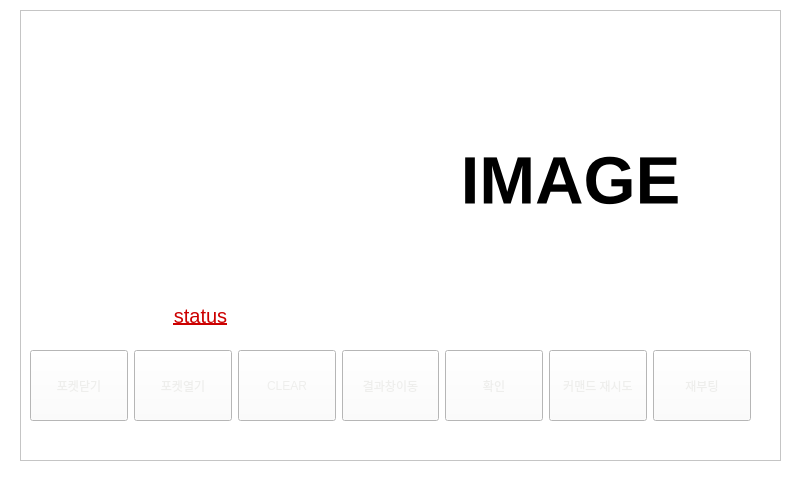
<?xml version="1.0" encoding="UTF-8"?>
<ui version="4.0">
 <class>page_repair</class>
 <widget class="QWidget" name="page_repair">
  <property name="geometry">
   <rect>
    <x>0</x>
    <y>0</y>
    <width>800</width>
    <height>480</height>
   </rect>
  </property>
  <property name="windowTitle">
   <string>Form</string>
  </property>
  <property name="styleSheet">
   <string notr="true">background-color: rgb(255, 255, 255);</string>
  </property>
  <widget class="QPushButton" name="btn_error">
   <property name="geometry">
    <rect>
     <x>180</x>
     <y>140</y>
     <width>451</width>
     <height>191</height>
    </rect>
   </property>
   <property name="font">
    <font>
     <pointsize>40</pointsize>
    </font>
   </property>
   <property name="focusPolicy">
    <enum>Qt::NoFocus</enum>
   </property>
   <property name="styleSheet">
    <string notr="true">color: rgb(239, 41, 41);</string>
   </property>
   <property name="text">
    <string>기기에러</string>
   </property>
  </widget>
  <widget class="QFrame" name="frm_manageMode">
   <property name="geometry">
    <rect>
     <x>20</x>
     <y>10</y>
     <width>761</width>
     <height>451</height>
    </rect>
   </property>
   <property name="styleSheet">
    <string notr="true">#frm_manageMode{
border-image: url(:/image/W1.png);
}</string>
   </property>
   <property name="frameShape">
    <enum>QFrame::StyledPanel</enum>
   </property>
   <property name="frameShadow">
    <enum>QFrame::Raised</enum>
   </property>
   <widget class="QLabel" name="lbl_alarm">
    <property name="geometry">
     <rect>
      <x>10</x>
      <y>10</y>
      <width>341</width>
      <height>51</height>
     </rect>
    </property>
    <property name="font">
     <font>
      <pointsize>15</pointsize>
     </font>
    </property>
    <property name="text">
     <string/>
    </property>
   </widget>
   <widget class="QLabel" name="lbl_alText">
    <property name="geometry">
     <rect>
      <x>10</x>
      <y>70</y>
      <width>341</width>
      <height>221</height>
     </rect>
    </property>
    <property name="font">
     <font>
      <pointsize>13</pointsize>
     </font>
    </property>
    <property name="text">
     <string/>
    </property>
    <property name="wordWrap">
     <bool>true</bool>
    </property>
   </widget>
   <widget class="QLabel" name="lbl_status">
    <property name="geometry">
     <rect>
      <x>10</x>
      <y>280</y>
      <width>341</width>
      <height>51</height>
     </rect>
    </property>
    <property name="font">
     <font>
      <pointsize>15</pointsize>
      <underline>true</underline>
     </font>
    </property>
    <property name="styleSheet">
     <string notr="true">color: rgb(204, 0, 0);</string>
    </property>
    <property name="text">
     <string>status</string>
    </property>
    <property name="alignment">
     <set>Qt::AlignCenter</set>
    </property>
   </widget>
   <widget class="QPushButton" name="btn_prepage">
    <property name="geometry">
     <rect>
      <x>430</x>
      <y>490</y>
      <width>171</width>
      <height>61</height>
     </rect>
    </property>
    <property name="styleSheet">
     <string notr="true">border-image: url(:/image/base7.png);
color: rgb(238, 238, 236);</string>
    </property>
    <property name="text">
     <string>이전화면으로 이동</string>
    </property>
   </widget>
   <widget class="QLabel" name="lbl_image">
    <property name="geometry">
     <rect>
      <x>360</x>
      <y>10</y>
      <width>381</width>
      <height>321</height>
     </rect>
    </property>
    <property name="font">
     <font>
      <pointsize>50</pointsize>
      <weight>75</weight>
      <bold>true</bold>
     </font>
    </property>
    <property name="frameShape">
     <enum>QFrame::NoFrame</enum>
    </property>
    <property name="text">
     <string>IMAGE</string>
    </property>
    <property name="scaledContents">
     <bool>true</bool>
    </property>
    <property name="alignment">
     <set>Qt::AlignCenter</set>
    </property>
   </widget>
   <widget class="QWidget" name="layoutWidget">
    <property name="geometry">
     <rect>
      <x>10</x>
      <y>340</y>
      <width>721</width>
      <height>71</height>
     </rect>
    </property>
    <layout class="QGridLayout" name="gridLayout">
     <item row="1" column="2">
      <widget class="QPushButton" name="btn_clear">
       <property name="sizePolicy">
        <sizepolicy hsizetype="Expanding" vsizetype="Expanding">
         <horstretch>0</horstretch>
         <verstretch>0</verstretch>
        </sizepolicy>
       </property>
       <property name="focusPolicy">
        <enum>Qt::NoFocus</enum>
       </property>
       <property name="styleSheet">
        <string notr="true">border-image: url(:/image/base7.png);
color: rgb(238, 238, 236);</string>
       </property>
       <property name="text">
        <string>CLEAR</string>
       </property>
      </widget>
     </item>
     <item row="1" column="6">
      <widget class="QPushButton" name="btn_retry">
       <property name="sizePolicy">
        <sizepolicy hsizetype="Expanding" vsizetype="Expanding">
         <horstretch>0</horstretch>
         <verstretch>0</verstretch>
        </sizepolicy>
       </property>
       <property name="focusPolicy">
        <enum>Qt::NoFocus</enum>
       </property>
       <property name="styleSheet">
        <string notr="true">border-image: url(:/image/base7.png);
color: rgb(238, 238, 236);</string>
       </property>
       <property name="text">
        <string>커맨드 재시도</string>
       </property>
      </widget>
     </item>
     <item row="1" column="0">
      <widget class="QPushButton" name="btn_closePocket">
       <property name="sizePolicy">
        <sizepolicy hsizetype="Expanding" vsizetype="Expanding">
         <horstretch>0</horstretch>
         <verstretch>0</verstretch>
        </sizepolicy>
       </property>
       <property name="focusPolicy">
        <enum>Qt::NoFocus</enum>
       </property>
       <property name="styleSheet">
        <string notr="true">border-image: url(:/image/base7.png);
color: rgb(238, 238, 236);</string>
       </property>
       <property name="text">
        <string>포켓닫기</string>
       </property>
      </widget>
     </item>
     <item row="1" column="5">
      <widget class="QPushButton" name="btn_main">
       <property name="sizePolicy">
        <sizepolicy hsizetype="Expanding" vsizetype="Expanding">
         <horstretch>0</horstretch>
         <verstretch>0</verstretch>
        </sizepolicy>
       </property>
       <property name="focusPolicy">
        <enum>Qt::NoFocus</enum>
       </property>
       <property name="styleSheet">
        <string notr="true">border-image: url(:/image/base7.png);
color: rgb(238, 238, 236);</string>
       </property>
       <property name="text">
        <string>확인</string>
       </property>
      </widget>
     </item>
     <item row="1" column="3">
      <widget class="QPushButton" name="btn_result">
       <property name="sizePolicy">
        <sizepolicy hsizetype="Expanding" vsizetype="Expanding">
         <horstretch>0</horstretch>
         <verstretch>0</verstretch>
        </sizepolicy>
       </property>
       <property name="focusPolicy">
        <enum>Qt::NoFocus</enum>
       </property>
       <property name="styleSheet">
        <string notr="true">border-image: url(:/image/base7.png);
color: rgb(238, 238, 236);</string>
       </property>
       <property name="text">
        <string>결과창이동</string>
       </property>
      </widget>
     </item>
     <item row="1" column="1">
      <widget class="QPushButton" name="btn_openPocket">
       <property name="sizePolicy">
        <sizepolicy hsizetype="Expanding" vsizetype="Expanding">
         <horstretch>0</horstretch>
         <verstretch>0</verstretch>
        </sizepolicy>
       </property>
       <property name="focusPolicy">
        <enum>Qt::NoFocus</enum>
       </property>
       <property name="styleSheet">
        <string notr="true">border-image: url(:/image/base7.png);
color: rgb(238, 238, 236);</string>
       </property>
       <property name="text">
        <string>포켓열기</string>
       </property>
      </widget>
     </item>
     <item row="1" column="7">
      <widget class="QPushButton" name="btn_reboot">
       <property name="sizePolicy">
        <sizepolicy hsizetype="Expanding" vsizetype="Expanding">
         <horstretch>0</horstretch>
         <verstretch>0</verstretch>
        </sizepolicy>
       </property>
       <property name="focusPolicy">
        <enum>Qt::NoFocus</enum>
       </property>
       <property name="styleSheet">
        <string notr="true">border-image: url(:/image/base7.png);
color: rgb(238, 238, 236);</string>
       </property>
       <property name="text">
        <string>재부팅</string>
       </property>
      </widget>
     </item>
    </layout>
   </widget>
   <zorder>layoutWidget</zorder>
   <zorder>lbl_alarm</zorder>
   <zorder>lbl_alText</zorder>
   <zorder>lbl_status</zorder>
   <zorder>btn_prepage</zorder>
   <zorder>lbl_image</zorder>
  </widget>
 </widget>
 <resources/>
 <connections/>
</ui>
